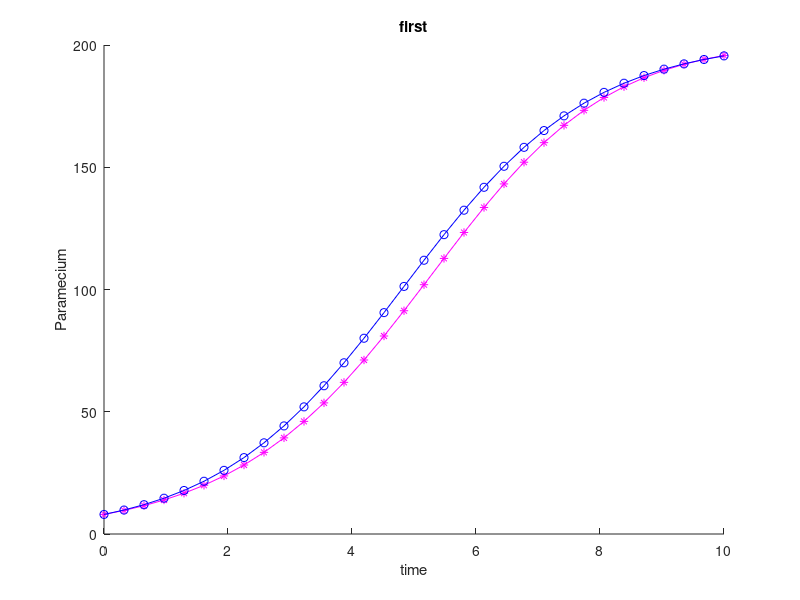
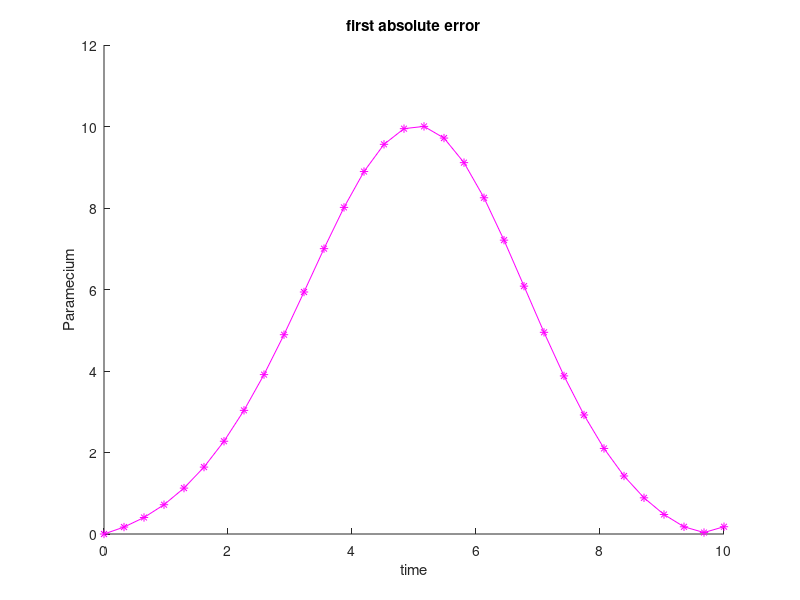
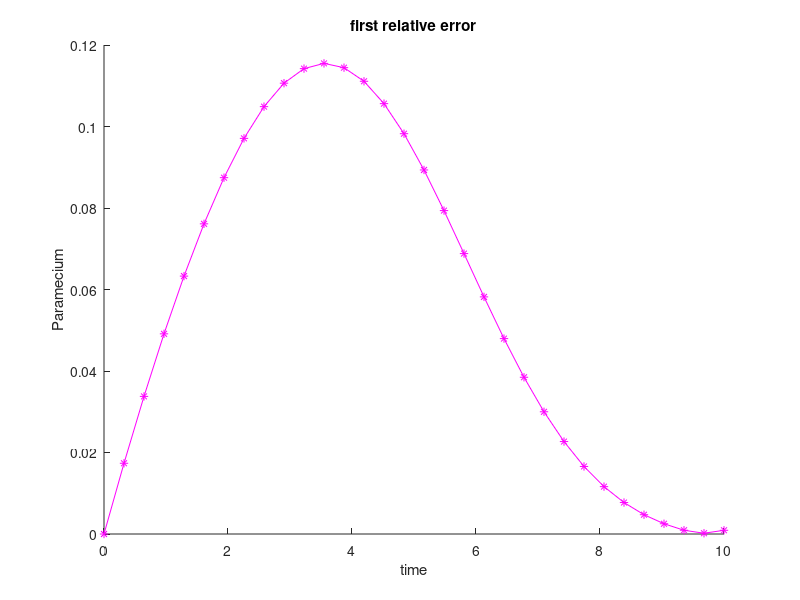
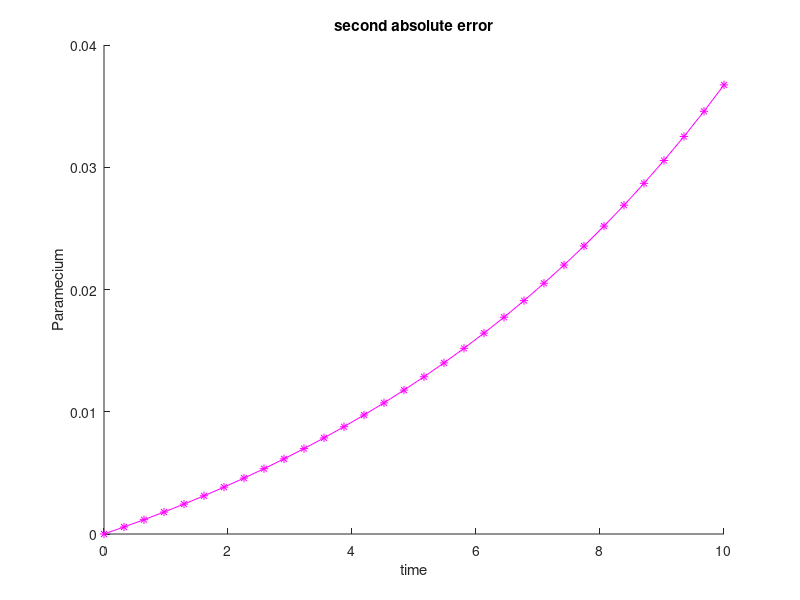

Here is the MATLAB script that generated these plots, in order: (Note: this script raises an error after producing the figures.)
clear;
clc;
%7th variant

%ready to hand in
%
%
%config_values
%given values
r = 0.66;
K=202;
delta = r/K;
obj_name = "Paramecium";
start_point = 0;
end_point = 10;
number_of_steps = 31;
starting_population = 8;

%first
fneeds_plot_approximate = true;
fneeds_plot_precise = true;
fneeds_xl_table = true;

%second
second_r = delta;
second_starting_population = 8;

sneeds_plot_approximate = false;
sneeds_plot_precise = false;
sneeds_errors_calculated = true;
sneeds_plot = true;

%third
third_starting_population = 8;
talpha = 1;
tbeta = 5;
ttau = 20;

tneeds_plot_approximate = false;
tneeds_plot_precise = false;
tneeds_errors_calculated = true;
tneeds_plot = true;

%fourth
fth_starting_population = 8;
fthalpha = 1;
fthbeta = 15;
fthtau = 20;
fthd = 0.1;

fth_needs_plot = true;
fth_needs_errors_calculated = true;

%fivth
fv_starting_population = 8;
fvtau = 20;
fvalpha = 2;
fvbeta = 5;
fvdelta = 1 / K ;
fvd = 1/K;

fv_needs_plot = true;
fv_needs_errors_calculated = true;
%end_of_config_values
%
%
%

step_length=(end_point-start_point)/number_of_steps;
Time = start_point :step_length : end_point; 


%first task
%dy/dt = r * y - delta * y^2
%approximation
if fneeds_plot_approximate || fneeds_xl_table
    population_vector=zeros(1,number_of_steps+1);
    population_vector(1) = starting_population;
    for i = 1:number_of_steps
        population_vector(i+1) = population_vector(i) + step_length * population_vector(i) * (r - delta * population_vector(i) );
    end
end
%precise
if fneeds_plot_precise || fneeds_xl_table
    precise_population = zeros(1,number_of_steps+1);
    Coef = (r-delta*starting_population)*exp(r*start_point)/(starting_population*r);
    for i=1:number_of_steps+1
    precise_population(i)=r/(delta+Coef * r * exp(-r * Time(i)));
    end
end

if fneeds_plot_precise || fneeds_plot_approximate
    figure();
    hold on
        title("first");
        xlabel("time");
        ylabel(obj_name);
        if fneeds_plot_approximate
            plot(Time, population_vector, "m*-");
        end
        if fneeds_plot_precise
            plot(Time,precise_population,"bo-");
        end
    hold off
end

if fneeds_xl_table
    absolute_error = abs(precise_population - population_vector);
    relative_error = absolute_error./precise_population;
    points = 1:(number_of_steps+1);
    figure();
    hold on
        title("first absolute error");
        xlabel("time");
        ylabel(obj_name);
        plot(Time, absolute_error, "m*-");
    hold off
    figure();
    hold on
        title("first relative error");
        xlabel("time");
        ylabel(obj_name);
        plot(Time, relative_error, "m*-");
    hold off
    
end


%second task
%dy/dt = r * y^2
starting_population = second_starting_population;

%approximate
if sneeds_plot_approximate || sneeds_errors_calculated || sneeds_plot
    sec_approx_population = zeros(1,number_of_steps + 1);
    sec_approx_population(1) = starting_population;
    for i = 1:number_of_steps
        sec_approx_population(i+1) = sec_approx_population(i) + step_length * sec_approx_population(i)  * sec_approx_population(i) * second_r ;
    end
end

%precise
if sneeds_plot_precise || sneeds_errors_calculated || sneeds_plot
    sec_prec_population = zeros(1,number_of_steps+1);
    Coef = 1/starting_population + second_r * start_point;
    for i=1:number_of_steps+1
    sec_prec_population(i)= - 1 / (second_r * Time(i) - Coef);
    end
end

if sneeds_errors_calculated
    sec_absolute_error = abs(sec_prec_population - sec_approx_population);
    sec_relative_error = sec_absolute_error./sec_prec_population;
    figure();
    hold on
        title("second absolute error");
        xlabel("time");
        ylabel(obj_name);
        plot(Time, sec_absolute_error, "m*-");
    hold off
    figure();
    hold on
        title("second relative error");
        xlabel("time");
        ylabel(obj_name);
        plot(Time, sec_relative_error, "m*-");
    hold off
end

if sneeds_plot
    figure();
    hold on
        title("second");
        xlabel("time");
        ylabel(obj_name);
        plot(Time, sec_approx_population, "m*-");
        plot(Time,sec_prec_population,"bo-");
    hold off
end

%third task
%dy/dt = alpha * beta * y^2 / (beta + tau * y)
starting_population = third_starting_population;

if tneeds_plot_precise || tneeds_errors_calculated || tneeds_plot
    thr_prec_population = zeros(1,number_of_steps+1);
    syms y(t);
    condition = y(start_point) == starting_population;
    ode = diff(y,t) == talpha * tbeta * y^2 / (tbeta + ttau * y);
    thr_prec_sym(t) = dsolve(ode, condition);
    for i = 1:number_of_steps+1
        thr_prec_population(i) = thr_prec_sym(Time(i));
    end
end

if tneeds_plot_approximate || tneeds_errors_calculated || tneeds_plot
    thr_approx_population = zeros(1,number_of_steps + 1);
    thr_approx_population(1) = starting_population;
    for i = 1:number_of_steps
        thr_approx_population(i+1) = thr_approx_population(i) + step_length * (talpha * tbeta * thr_approx_population(i) * thr_approx_population(i) / (tbeta + ttau * thr_approx_population(i))) ;
    end
end

if tneeds_plot
    figure();
    hold on
        title("third");
        xlabel("time");
        ylabel(obj_name);
        plot(Time, thr_approx_population, "m*-");
        plot(Time, thr_prec_population, "bo-");
   hold off
end

if tneeds_errors_calculated
    thr_absolute_error = abs(thr_prec_population - thr_approx_population);
    thr_relative_error = thr_absolute_error./thr_prec_population;
    figure();
    hold on
        title("third absolute error");
        xlabel("time");
        ylabel(obj_name);
        plot(Time, thr_absolute_error, "m*-");
    hold off
    figure();
    hold on
        title("third relative error");
        xlabel("time");
        ylabel(obj_name);
        plot(Time, thr_relative_error, "m*-");
    hold off
end


%fourth task
%dy/dt = alpha * beta * y^2 / (beta + tau * y) - dy
starting_population = fth_starting_population;

%approx
if fth_needs_errors_calculated || fth_needs_plot
    fth_approx_population = zeros(1,number_of_steps + 1);
    fth_approx_population(1) = starting_population;
    for i = 1:number_of_steps
        fth_approx_population(i+1) =  fth_approx_population(i) + step_length * (fthalpha * fthbeta * fth_approx_population(i) * fth_approx_population(i) / (fthbeta + fthtau * fth_approx_population(i)) - fthd * fth_approx_population(i)) ;
    end
end

%precise
if fth_needs_errors_calculated || fth_needs_plot
    fth_prec_population = zeros(1,number_of_steps+1);
    syms y(t);
    condition = y(start_point) == starting_population;
    ode = diff(y,t)  == (((fthalpha * fthbeta - fthd * (fthbeta + fthtau)) * y ^ 2)/ (fthbeta + fthtau * y) );
    fth_prec_sym(t) = dsolve(ode, condition);
    for i = 1:number_of_steps+1
        fth_prec_population(i) = fth_prec_sym(Time(i));
    end
end

if fth_needs_plot
    figure();
    hold on
        title("fourth");
        xlabel("time");
        ylabel(obj_name);
        plot(Time, fth_approx_population, "m*-");
        plot(Time, fth_prec_population, "bo-");
   hold off
end

if fth_needs_errors_calculated
    fth_absolute_error = abs(fth_prec_population - fth_approx_population);
    fth_relative_error = fth_absolute_error./fth_prec_population;
    figure();
    hold on
        title("fourth absolute error");
        xlabel("time");
        ylabel(obj_name);
        plot(Time, fth_absolute_error, "m*-");
    hold off
    figure();
    hold on
        title("fourth relative error");
        xlabel("time");
        ylabel(obj_name);
        plot(Time, fth_relative_error, "m*-");
    hold off
end


%fivth
starting_population = fv_starting_population;

%approx
if fv_needs_errors_calculated || fv_needs_plot
    fv_approx_population = zeros(1, number_of_steps+1);
    fv_approx_population(1) = starting_population;
    for i=1:number_of_steps
        fv_approx_population(i+1) = fv_approx_population(i) + step_length * fvalpha * fvbeta * fv_approx_population(i) * fv_approx_population(i) / (fvbeta + fvtau * fv_approx_population(i)) - fvd * fv_approx_population(i) - fvdelta * fv_approx_population(i) * fv_approx_population(i);
    end
end

%precise
if fv_needs_errors_calculated || fv_needs_plot
    [Time, fv_prec_population] = ode45(@(t,x)fvalpha*(fvbeta * x^2)/(fvbeta+fvtau*x)-fvd-fvdelta*x^2,start_point:step_length:end_point, starting_population);
    fv_prec_population = transpose(fv_prec_population);
end

if fv_needs_plot
    figure();
    hold on
        title("fivth");
        xlabel("time");
        ylabel(obj_name);
        plot(Time, fv_approx_population, "m*-");
        plot(Time, fv_prec_population, "bo-");
   hold off
end

if fv_needs_errors_calculated
    fv_absolute_error = abs(fv_prec_population - fv_approx_population);
    fv_relative_error = fv_absolute_error./fv_prec_population;
    figure();
    hold on
        title("fivth absolute error");
        xlabel("time");
        ylabel(obj_name);
        plot(Time, fv_absolute_error, "m*-");
    hold off
    figure();
    hold on
        title("fivth relative error");
        xlabel("time");
        ylabel(obj_name);
        plot(Time, fv_relative_error, "m*-");
    hold off
end